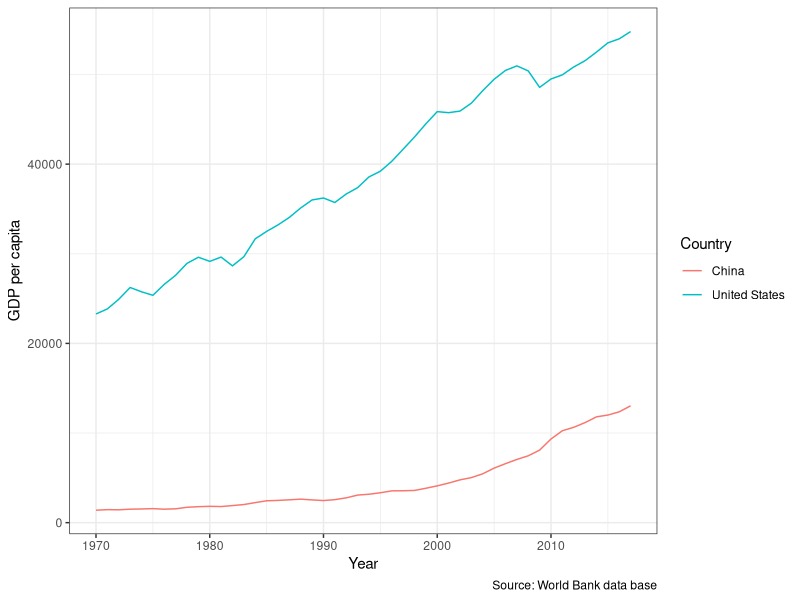
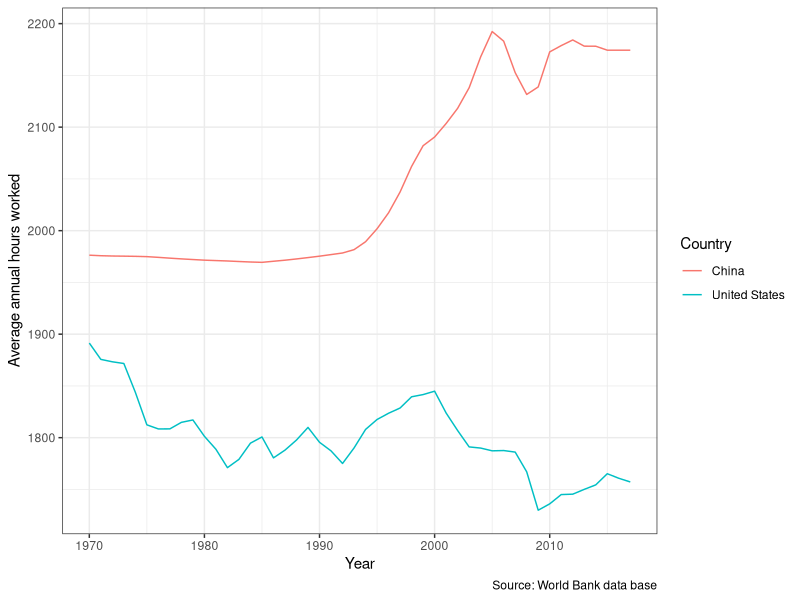
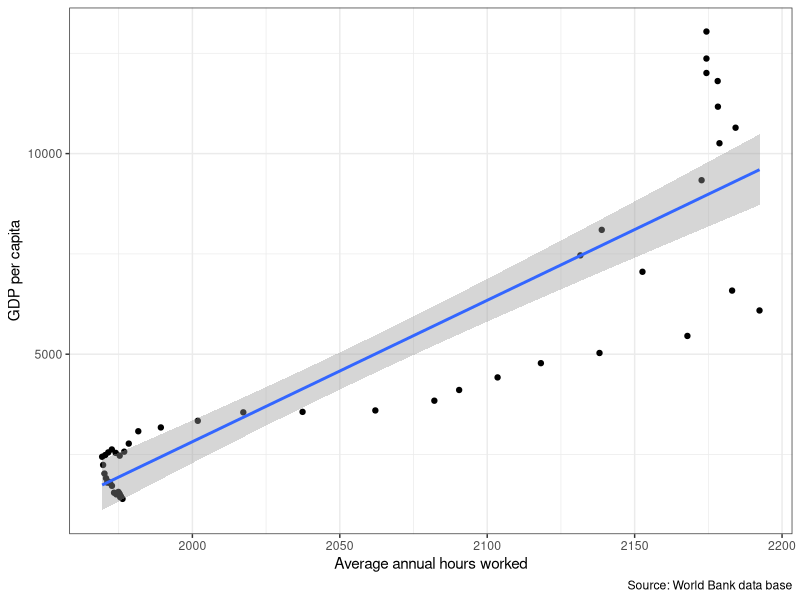
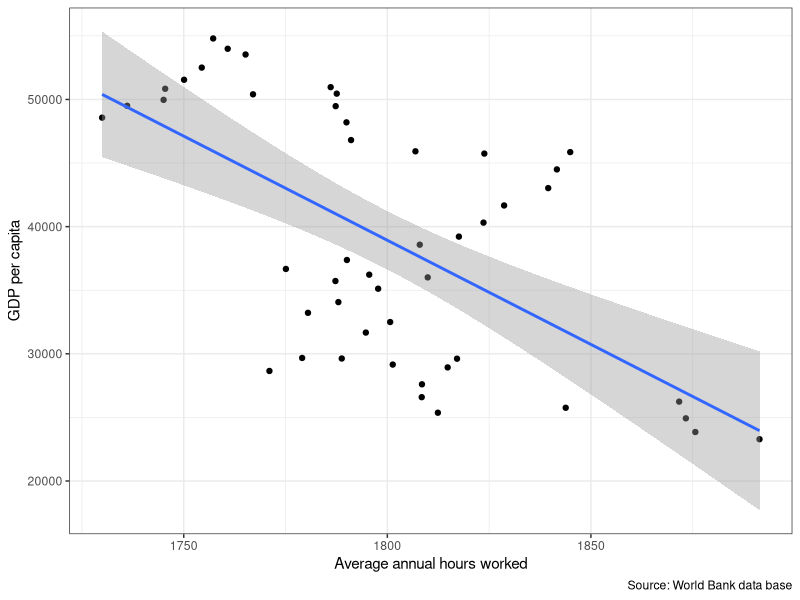
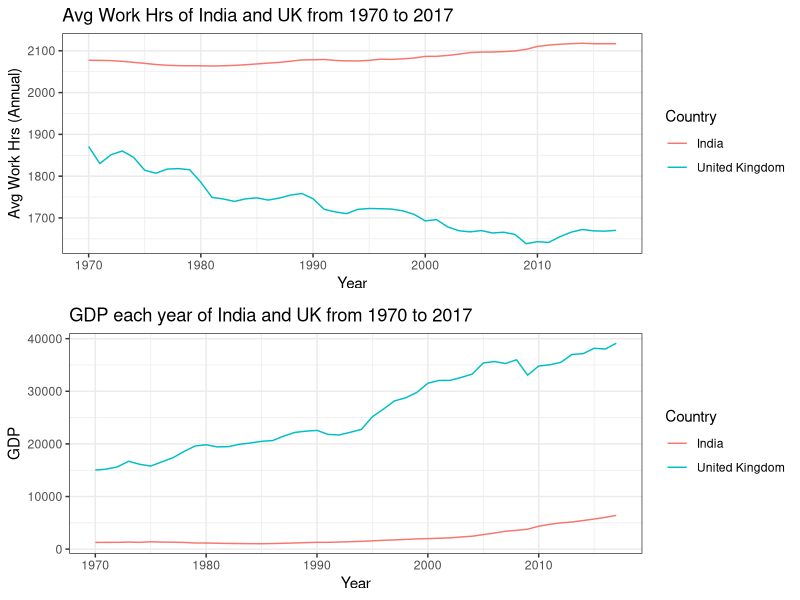

The R source for these figures, in order:
## ---- chunk 1
# Libraries
library(tidyverse)
library(readr)
library(kableExtra)
library(bookdown)

## ---- chunk 2
Analysis_Data <- read_csv(here::here("Data/Assignment_data.csv"))
## ---- chunk 3
# filtering data from 1970 to 2017 for China and the United States
data <- Analysis_Data %>%
  filter(Entity %in% c("China","United States")) %>%
  filter(Year>=1970 & Year<=2017)
dim(data)
## ---- chunk 4
data <- data %>%
  rename(Average.annual.hours.worked=
        "Average annual hours worked by persons engaged (avh) (PWT 9.1 (2019))",
        GDP.per.capita="Output-side real GDP per capita (gdppc_o) (PWT 9.1 (2019))",
        Population="Population (historical estimates)",
        Country=Entity) 
 overall <- data %>%
    group_by(Country) %>%
    summarise_at(c("Average.annual.hours.worked","GDP.per.capita","Population"),
                 list(Minimum = ~min(.,na.rm=TRUE), 
                      Median = ~median(.,na.rm=TRUE), 
                      Mean = ~mean(.,na.rm=TRUE),
                      Maximum = ~max(.,na.rm=TRUE))) %>%
    pivot_longer(!Country, names_sep ="_",
                 names_to = c("Variable", ".value"))%>%
   mutate(Variable=ifelse(Variable=="Average.annual.hours.worked",
                          "Hours.worked",Variable))
## ---- chunk 5
knitr::kable(overall, digits = 2,
    caption = "Descriptive statistical analysis of China and the United States")
## ---- chunk 6
ggplot(data,mapping = aes(x = Year,y=GDP.per.capita,
                           color=Country,group=Country)) +
  geom_line() +
  labs(y ="GDP per capita", 
       caption = "Source: World Bank data base")+
    theme_bw()
## ---- chunk 7
ggplot(data,mapping = aes(x = Year,y=Average.annual.hours.worked,
                           color=Country,group=Country)) +
  geom_line() +
  labs(y ="Average annual hours worked", 
       caption = "Source: World Bank data base")+
    theme_bw()
## ---- chunk 8
data %>%
    filter(Country=="China")%>%
    ggplot(mapping = aes(x = Average.annual.hours.worked,
                          y=GDP.per.capita))+
    geom_point() + 
    stat_smooth(method=lm)+
  labs(x ="Average annual hours worked", 
       y ="GDP per capita", 
       caption = "Source: World Bank data base")+
    theme_bw()
## ---- chunk 9
data %>%
    filter(Country=="United States")%>%
    ggplot(mapping = aes(x = Average.annual.hours.worked,
                          y=GDP.per.capita))+
    geom_point() + 
    stat_smooth(method=lm)+
  labs(x ="Average annual hours worked", 
       y ="GDP per capita", 
       caption = "Source: World Bank data base")+
    theme_bw()
## ---- chunk 10
Ind_UK_Data <- Analysis_Data %>%
    filter(Entity %in% c("India", "United Kingdom"), Year >= 1970, Year <= 2017) %>%
    rename(Country = "Entity",
           Avg_Annual_Working_Hours = "Average annual hours worked by persons engaged (avh) (PWT 9.1 (2019))", 
           GDP = "Output-side real GDP per capita (gdppc_o) (PWT 9.1 (2019))", 
           Population = "Population (historical estimates)")

Avg_GDP_WH <- Ind_UK_Data %>%
    group_by(Country) %>%
    summarise(avg_GDP = mean(GDP), avg_working_hrs = mean(Avg_Annual_Working_Hours))

kable(Avg_GDP_WH, caption = "Average GDP and Working hours of India and United Kingdrom from 1970 to 2017", align = "c") %>%
    kable_classic_2(full_width = F) %>%
   kable_styling( position = "center",latex_options = "hold_position")
## ---- chunk 11
p1 <- ggplot(Ind_UK_Data, aes(x = Year, 
                        y = Avg_Annual_Working_Hours,
                        color = Country)) + geom_line() +
    ylab("Avg Work Hrs (Annual)") + labs(title = "Avg Work Hrs of India and UK from 1970 to 2017") + theme_bw()



p2 <- ggplot(Ind_UK_Data, aes(x = Year, 
                        y = GDP,
                        color = Country)) + geom_line() + 
    labs(title = "GDP each year of India and UK from 1970 to 2017") + theme_bw()


gridExtra::grid.arrange(p1,p2, nrow=2)
